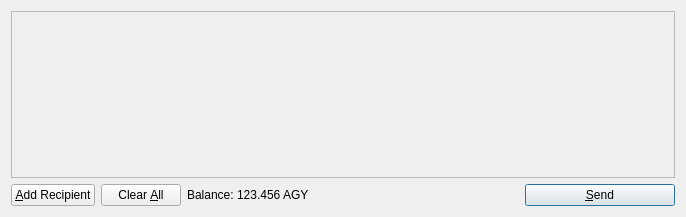
<?xml version="1.0" encoding="UTF-8"?>
<ui version="4.0">
 <class>SendCoinsDialog</class>
 <widget class="QDialog" name="SendCoinsDialog">
  <property name="geometry">
   <rect>
    <x>0</x>
    <y>0</y>
    <width>686</width>
    <height>217</height>
   </rect>
  </property>
  <property name="windowTitle">
   <string>Send Coins</string>
  </property>
  <layout class="QVBoxLayout" name="verticalLayout">
   <item>
    <widget class="QScrollArea" name="scrollArea">
     <property name="widgetResizable">
      <bool>true</bool>
     </property>
     <widget class="QWidget" name="scrollAreaWidgetContents">
      <property name="geometry">
       <rect>
        <x>0</x>
        <y>0</y>
        <width>666</width>
        <height>165</height>
       </rect>
      </property>
      <layout class="QVBoxLayout" name="verticalLayout_2">
       <property name="margin">
        <number>0</number>
       </property>
       <item>
        <layout class="QVBoxLayout" name="entries">
         <property name="spacing">
          <number>6</number>
         </property>
        </layout>
       </item>
       <item>
        <spacer name="verticalSpacer">
         <property name="orientation">
          <enum>Qt::Vertical</enum>
         </property>
         <property name="sizeHint" stdset="0">
          <size>
           <width>20</width>
           <height>40</height>
          </size>
         </property>
        </spacer>
       </item>
      </layout>
     </widget>
    </widget>
   </item>
   <item>
    <layout class="QHBoxLayout" name="horizontalLayout">
     <item>
      <widget class="QPushButton" name="addButton">
       <property name="toolTip">
        <string>Send to multiple recipients at once</string>
       </property>
       <property name="text">
        <string>&amp;Add Recipient</string>
       </property>
       <property name="icon">
        <iconset resource="../bitcoin.qrc">
         <normaloff>:/icons/add</normaloff>:/icons/add</iconset>
       </property>
       <property name="autoDefault">
        <bool>false</bool>
       </property>
      </widget>
     </item>
     <item>
      <widget class="QPushButton" name="clearButton">
       <property name="sizePolicy">
        <sizepolicy hsizetype="Minimum" vsizetype="Fixed">
         <horstretch>0</horstretch>
         <verstretch>0</verstretch>
        </sizepolicy>
       </property>
       <property name="toolTip">
        <string>Remove all transaction fields</string>
       </property>
       <property name="text">
        <string>Clear &amp;All</string>
       </property>
       <property name="icon">
        <iconset resource="../bitcoin.qrc">
         <normaloff>:/icons/remove</normaloff>:/icons/remove</iconset>
       </property>
       <property name="autoRepeatDelay">
        <number>300</number>
       </property>
       <property name="autoDefault">
        <bool>false</bool>
       </property>
      </widget>
     </item>
     <item>
      <layout class="QHBoxLayout" name="horizontalLayout_2">
       <property name="spacing">
        <number>3</number>
       </property>
       <item>
        <widget class="QLabel" name="label">
         <property name="text">
          <string>Balance:</string>
         </property>
        </widget>
       </item>
       <item>
        <widget class="QLabel" name="labelBalance">
         <property name="cursor">
          <cursorShape>IBeamCursor</cursorShape>
         </property>
         <property name="text">
          <string>123.456 AGY</string>
         </property>
         <property name="textInteractionFlags">
          <set>Qt::LinksAccessibleByMouse|Qt::TextSelectableByKeyboard|Qt::TextSelectableByMouse</set>
         </property>
        </widget>
       </item>
      </layout>
     </item>
     <item>
      <spacer name="horizontalSpacer">
       <property name="orientation">
        <enum>Qt::Horizontal</enum>
       </property>
       <property name="sizeHint" stdset="0">
        <size>
         <width>40</width>
         <height>20</height>
        </size>
       </property>
      </spacer>
     </item>
     <item>
      <widget class="QPushButton" name="sendButton">
       <property name="minimumSize">
        <size>
         <width>150</width>
         <height>0</height>
        </size>
       </property>
       <property name="toolTip">
        <string>Confirm the send action</string>
       </property>
       <property name="text">
        <string>&amp;Send</string>
       </property>
       <property name="icon">
        <iconset resource="../bitcoin.qrc">
         <normaloff>:/icons/send</normaloff>:/icons/send</iconset>
       </property>
       <property name="default">
        <bool>true</bool>
       </property>
      </widget>
     </item>
    </layout>
   </item>
  </layout>
 </widget>
 <resources>
  <include location="../bitcoin.qrc"/>
 </resources>
 <connections/>
</ui>
